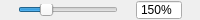
<?xml version="1.0" encoding="UTF-8"?>
<ui version="4.0">
 <class>ZoomAdjust</class>
 <widget class="QWidget" name="ZoomAdjust">
  <property name="geometry">
   <rect>
    <x>0</x>
    <y>0</y>
    <width>200</width>
    <height>20</height>
   </rect>
  </property>
  <property name="sizePolicy">
   <sizepolicy hsizetype="Fixed" vsizetype="Fixed">
    <horstretch>0</horstretch>
    <verstretch>0</verstretch>
   </sizepolicy>
  </property>
  <property name="minimumSize">
   <size>
    <width>200</width>
    <height>20</height>
   </size>
  </property>
  <property name="maximumSize">
   <size>
    <width>200</width>
    <height>24</height>
   </size>
  </property>
  <property name="windowTitle">
   <string>Form</string>
  </property>
  <property name="styleSheet">
   <string notr="true">

QPushButton  {
  background::transparent;
  border:none;
  color:#95A5A6;
}

QPushButton:hover {
  border:1px solid #f5ba9d;
  background: #fce4dc;
}
</string>
  </property>
  <layout class="QHBoxLayout" name="horizontalLayout">
   <property name="spacing">
    <number>0</number>
   </property>
   <property name="leftMargin">
    <number>0</number>
   </property>
   <property name="topMargin">
    <number>0</number>
   </property>
   <property name="rightMargin">
    <number>0</number>
   </property>
   <property name="bottomMargin">
    <number>0</number>
   </property>
   <item>
    <widget class="QPushButton" name="btnZoomOut">
     <property name="minimumSize">
      <size>
       <width>18</width>
       <height>18</height>
      </size>
     </property>
     <property name="maximumSize">
      <size>
       <width>18</width>
       <height>18</height>
      </size>
     </property>
     <property name="text">
      <string/>
     </property>
     <property name="iconSize">
      <size>
       <width>12</width>
       <height>12</height>
      </size>
     </property>
    </widget>
   </item>
   <item>
    <widget class="QSlider" name="slider">
     <property name="minimumSize">
      <size>
       <width>100</width>
       <height>12</height>
      </size>
     </property>
     <property name="maximumSize">
      <size>
       <width>100</width>
       <height>12</height>
      </size>
     </property>
     <property name="minimum">
      <number>1</number>
     </property>
     <property name="maximum">
      <number>600</number>
     </property>
     <property name="value">
      <number>150</number>
     </property>
     <property name="orientation">
      <enum>Qt::Horizontal</enum>
     </property>
     <property name="tickPosition">
      <enum>QSlider::NoTicks</enum>
     </property>
    </widget>
   </item>
   <item>
    <widget class="QPushButton" name="btnZoomIn">
     <property name="minimumSize">
      <size>
       <width>18</width>
       <height>18</height>
      </size>
     </property>
     <property name="maximumSize">
      <size>
       <width>18</width>
       <height>18</height>
      </size>
     </property>
     <property name="text">
      <string/>
     </property>
     <property name="iconSize">
      <size>
       <width>12</width>
       <height>12</height>
      </size>
     </property>
    </widget>
   </item>
   <item>
    <widget class="QSpinBox" name="editFactor">
     <property name="enabled">
      <bool>true</bool>
     </property>
     <property name="minimumSize">
      <size>
       <width>46</width>
       <height>0</height>
      </size>
     </property>
     <property name="maximumSize">
      <size>
       <width>46</width>
       <height>16777215</height>
      </size>
     </property>
     <property name="focusPolicy">
      <enum>Qt::WheelFocus</enum>
     </property>
     <property name="contextMenuPolicy">
      <enum>Qt::ActionsContextMenu</enum>
     </property>
     <property name="frame">
      <bool>true</bool>
     </property>
     <property name="readOnly">
      <bool>false</bool>
     </property>
     <property name="buttonSymbols">
      <enum>QAbstractSpinBox::NoButtons</enum>
     </property>
     <property name="accelerated">
      <bool>false</bool>
     </property>
     <property name="keyboardTracking">
      <bool>true</bool>
     </property>
     <property name="suffix">
      <string>%</string>
     </property>
     <property name="prefix">
      <string/>
     </property>
     <property name="maximum">
      <number>600</number>
     </property>
     <property name="singleStep">
      <number>10</number>
     </property>
     <property name="value">
      <number>150</number>
     </property>
    </widget>
   </item>
   <item>
    <widget class="QPushButton" name="btnFit">
     <property name="minimumSize">
      <size>
       <width>18</width>
       <height>18</height>
      </size>
     </property>
     <property name="maximumSize">
      <size>
       <width>18</width>
       <height>18</height>
      </size>
     </property>
     <property name="text">
      <string/>
     </property>
     <property name="iconSize">
      <size>
       <width>12</width>
       <height>12</height>
      </size>
     </property>
    </widget>
   </item>
  </layout>
 </widget>
 <resources/>
 <connections/>
</ui>
